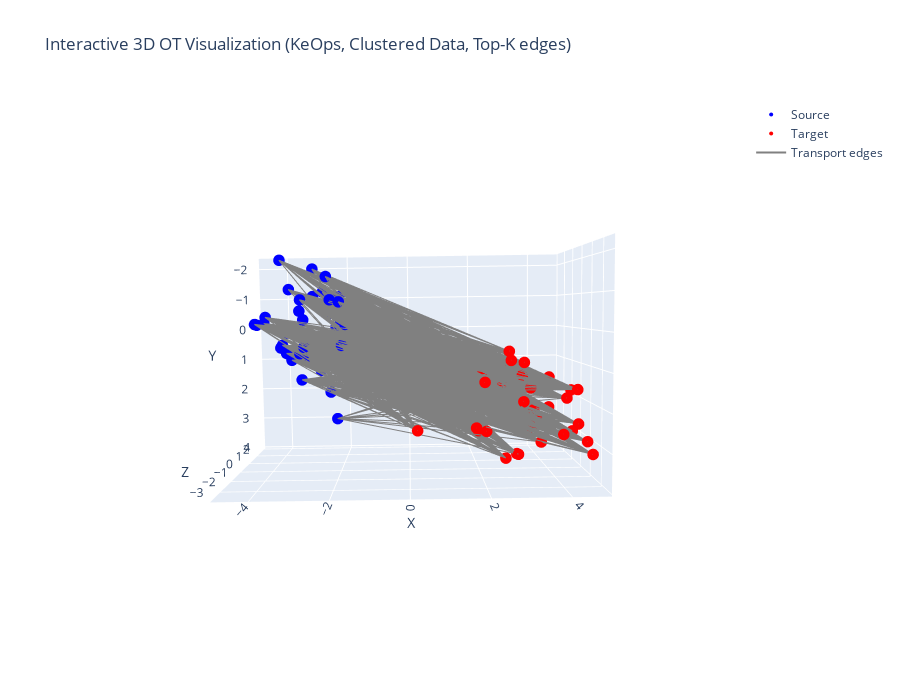

Notebook code cell kept with this figure:
### Code cell
import plotly.graph_objects as go

fig = go.Figure()

# Source points (blue)
fig.add_trace(go.Scatter3d(
    x=x_np[:, 0], y=x_np[:, 1], z=x_np[:, 2],
    mode='markers',
    marker=dict(size=4, color='blue'),
    name='Source'
))

# Target points (red)
fig.add_trace(go.Scatter3d(
    x=y_np[:, 0], y=y_np[:, 1], z=y_np[:, 2],
    mode='markers',
    marker=dict(size=4, color='red'),
    name='Target'
))

# Draw line segments for top-K edges
edge_x = []
edge_y = []
edge_z = []

for i, j in zip(i_inds, j_inds):
    edge_x += [x_np[i, 0], y_np[j, 0], None]
    edge_y += [x_np[i, 1], y_np[j, 1], None]
    edge_z += [x_np[i, 2], y_np[j, 2], None]

fig.add_trace(go.Scatter3d(
    x=edge_x,
    y=edge_y,
    z=edge_z,
    mode='lines',
    line=dict(color='gray', width=2),
    name='Transport edges'
))

fig.update_layout(
    title="Interactive 3D OT Visualization (KeOps, Clustered Data, Top-K edges)",
    scene=dict(
        xaxis_title="X",
        yaxis_title="Y",
        zaxis_title="Z"
    ),
    width=900,
    height=700
)

fig.show()

### Figure 1 — Plotly figure (JSON) as saved in the notebook; plotly's stock layout.template omitted (floating-point values rounded to 4 significant figures; data arrays with more than 128 entries replaced by an {"elided": "..."} marker saying what was removed)
{"data": [{"marker": {"color": "blue", "size": 4}, "mode": "markers", "name": "Source", "type": "scatter3d", "x": [-2.889, -3.644, -2.999, -1.809, -3.0, -3.063, -3.049, -3.486, -3.922, -3.272, -2.003, -2.796, -1.653, -2.433, -1.905, -1.737, -2.29, -3.094, -2.115, -2.627, -1.475, -1.979, -3.046, -1.549, -2.765, -4.051, -3.852, -3.918, -2.291, -1.891, -2.068, -4.56, -2.451, -4.221, -2.422, -2.361, -4.285, -2.372, -3.777, -3.191, -3.93, -2.994, -3.217, -3.801, -3.064, -3.084, -4.649, -3.037, -3.611, -2.061], "y": [0.6498, 0.9167, -1.059, -0.2149, 0.4175, 0.6334, 0.4394, 0.05287, -2.166, 0.6655, 1.363, 0.643, -0.2246, 0.8816, -0.688, 1.084, -0.9283, -0.6127, 2.563, -1.182, 0.6872, -0.8597, -0.3574, -0.5572, 1.268, 0.5483, 0.09603, 0.005816, -0.8569, 0.3684, 0.08078, -0.2341, -0.508, -0.439, 1.907, -1.593, -0.2579, -0.06569, 0.4042, 1.437, 0.71, -1.915, 0.3578, 0.7001, -0.9299, 0.7696, -0.1955, 0.7383, -1.263, -1.022], "z": [1.588, 0.5184, 0.81, -0.9869, 0.4649, -0.414, -0.7386, -0.02905, 0.3673, -0.1701, 0.3101, 0.682, 0.2883, 0.2506, 0.6819, -0.07322, -0.6354, -1.151, -0.7072, 0.3998, -0.2911, -1.063, -0.8269, -0.1836, 0.7181, 0.8621, 0.4356, 0.6093, 0.5055, -1.31, 0.001129, -0.3526, 0.3464, -0.4295, 0.3214, -0.8284, -0.3373, 1.615, -0.2261, -0.3708, 1.922, 0.8296, 1.393, 0.4961, -1.161, 0.652, 0.2698, -0.07236, 0.09209, -0.1591]}, {"marker": {"color": "red", "size": 4}, "mode": "markers", "name": "Target", "type": "scatter3d", "x": [4.28, 2.349, 2.864, 3.103, 2.939, 2.907, 3.657, 3.991, 3.11, 3.121, 2.53, 3.198, 2.299, 0.2182, 2.562, 1.999, 3.206, 1.938, 1.772, 4.649, 2.057, 3.225, 4.192, 2.953, 2.918, 3.265, 2.62, 3.811, 4.676, 3.346, 3.566, 2.501, 3.199, 4.607, 3.192, 2.406, 3.075, 4.25, 4.176, 2.237, 2.259, 2.936, 2.907, 3.431, 2.819, 2.748, 3.049, 1.925, 1.876, 3.318], "y": [1.563, 1.975, 3.864, 2.252, 1.117, 1.756, 1.984, 1.363, 2.278, 1.147, 0.4621, 1.992, 0.8415, 2.687, 0.6832, 2.035, 3.754, 1.257, 2.534, 2.895, 2.659, 2.019, 1.424, 1.645, 1.246, 2.548, 1.433, 2.515, 2.935, 2.297, 2.736, 1.348, 2.214, 3.083, 1.474, 1.125, 2.161, 2.311, 1.781, 1.863, 1.012, 0.7624, 1.892, 2.88, 2.221, 1.058, 3.49, 1.171, 2.697, 2.613], "z": [-2.535, -1.774, -0.5288, -1.149, -2.846, -3.234, -2.684, -1.212, -1.207, -1.005, -3.298, -2.337, -1.581, -2.092, -3.412, -1.513, -0.4281, -3.141, -2.61, -2.826, -2.455, -2.895, -3.529, -1.229, -1.386, -0.4652, -1.749, -3.691, -1.172, -2.652, -1.178, -2.404, -1.273, -3.463, -2.665, -0.7801, -2.194, -3.412, -2.524, -1.687, -1.97, -3.141, -2.627, -2.851, -1.789, -1.804, -1.629, -2.36, -2.151, -2.115]}, {"line": {"color": "gray", "width": 2}, "mode": "lines", "name": "Transport edges", "type": "scatter3d", "x": {"elided": "6000 float values"}, "y": {"elided": "6000 float values"}, "z": {"elided": "6000 float values"}}], "layout": {"height": 700, "scene": {"aspectmode": "auto", "aspectratio": {"x": 1.37, "y": 0.8856, "z": 0.8244}, "camera": {"center": {"x": 0, "y": 0, "z": 0}, "eye": {"x": 0.003069, "y": -0.2085, "z": -2.504}, "projection": {"type": "perspective"}, "up": {"x": 0, "y": 0, "z": 1}}, "xaxis": {"title": {"text": "X"}, "type": "linear"}, "yaxis": {"title": {"text": "Y"}, "type": "linear"}, "zaxis": {"title": {"text": "Z"}, "type": "linear"}}, "title": {"text": "Interactive 3D OT Visualization (KeOps, Clustered Data, Top-K edges)"}, "width": 900}}
